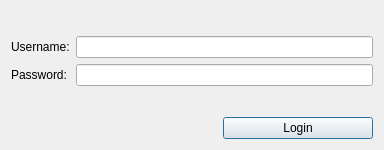
<?xml version="1.0" encoding="UTF-8"?>
<ui version="4.0">
 <class>AuthenticateDialog</class>
 <widget class="QDialog" name="AuthenticateDialog">
  <property name="geometry">
   <rect>
    <x>0</x>
    <y>0</y>
    <width>384</width>
    <height>150</height>
   </rect>
  </property>
  <property name="windowTitle">
   <string>SECURED authentication</string>
  </property>
  <layout class="QVBoxLayout" name="verticalLayout">
   <item>
    <spacer name="verticalSpacer_2">
     <property name="orientation">
      <enum>Qt::Vertical</enum>
     </property>
     <property name="sizeHint" stdset="0">
      <size>
       <width>20</width>
       <height>40</height>
      </size>
     </property>
    </spacer>
   </item>
   <item>
    <layout class="QGridLayout" name="gridLayout">
     <item row="2" column="0">
      <widget class="QLabel" name="label">
       <property name="text">
        <string>Username:</string>
       </property>
       <property name="buddy">
        <cstring>lineEdit_user</cstring>
       </property>
      </widget>
     </item>
     <item row="2" column="1">
      <widget class="QLineEdit" name="lineEdit_user"/>
     </item>
     <item row="3" column="0">
      <widget class="QLabel" name="label_2">
       <property name="text">
        <string>Password:</string>
       </property>
       <property name="buddy">
        <cstring>lineEdit_passwd</cstring>
       </property>
      </widget>
     </item>
     <item row="3" column="1">
      <widget class="QLineEdit" name="lineEdit_passwd">
       <property name="echoMode">
        <enum>QLineEdit::Password</enum>
       </property>
      </widget>
     </item>
    </layout>
   </item>
   <item>
    <spacer name="verticalSpacer">
     <property name="orientation">
      <enum>Qt::Vertical</enum>
     </property>
     <property name="sizeHint" stdset="0">
      <size>
       <width>20</width>
       <height>40</height>
      </size>
     </property>
    </spacer>
   </item>
   <item>
    <layout class="QHBoxLayout" name="horizontalLayout">
     <property name="leftMargin">
      <number>0</number>
     </property>
     <item>
      <spacer name="horizontalSpacer">
       <property name="orientation">
        <enum>Qt::Horizontal</enum>
       </property>
       <property name="sizeHint" stdset="0">
        <size>
         <width>40</width>
         <height>20</height>
        </size>
       </property>
      </spacer>
     </item>
     <item>
      <widget class="QPushButton" name="okButton">
       <property name="sizePolicy">
        <sizepolicy hsizetype="Fixed" vsizetype="Fixed">
         <horstretch>0</horstretch>
         <verstretch>0</verstretch>
        </sizepolicy>
       </property>
       <property name="minimumSize">
        <size>
         <width>150</width>
         <height>0</height>
        </size>
       </property>
       <property name="layoutDirection">
        <enum>Qt::LeftToRight</enum>
       </property>
       <property name="text">
        <string>Login</string>
       </property>
      </widget>
     </item>
    </layout>
   </item>
  </layout>
 </widget>
 <resources/>
 <connections>
  <connection>
   <sender>okButton</sender>
   <signal>clicked()</signal>
   <receiver>AuthenticateDialog</receiver>
   <slot>accept()</slot>
   <hints>
    <hint type="sourcelabel">
     <x>136</x>
     <y>169</y>
    </hint>
    <hint type="destinationlabel">
     <x>191</x>
     <y>116</y>
    </hint>
   </hints>
  </connection>
 </connections>
</ui>
